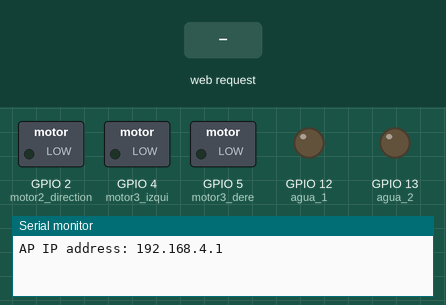
A sketch run on a simulated ESP8266 (NodeMCU). Shown: switched loads named in the sketch (green lamp = pin HIGH), output pins drawn as LEDs (lit = HIGH), the last lines printed to the serial monitor. The inputs (shaded band) are chosen by the test bench.

Above: at 3.2 s.
3.3 s: HTTP request GET /?State=F received
At 4.5 s:
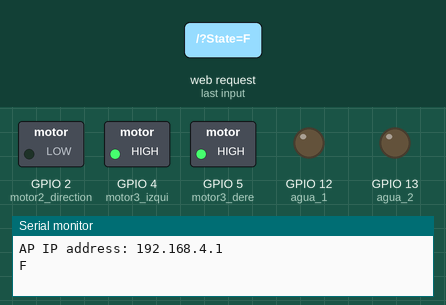
4.9 s: HTTP request GET /?State=B received
At 5.7 s:
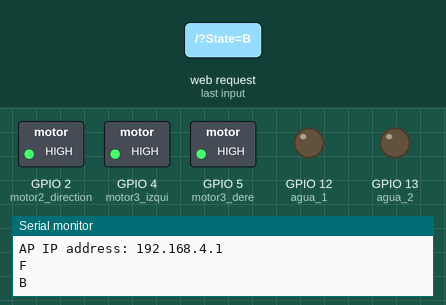
6.5 s: HTTP request GET /?State=L received
Timing chart, 0 to 9.5 s (numbered marks = the images above; inputs shaded):
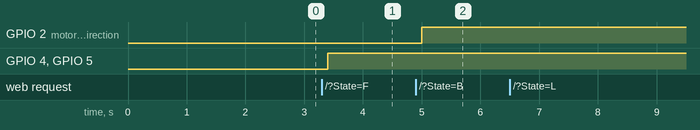

Measured:
- after the input at 3.3 s, GPIO 4 (motor3_izqui), GPIO 5 (motor3_dere): LOW → HIGH after 0.10 s
- after the input at 4.9 s, GPIO 2 (motor2_direction): LOW → HIGH after 0.10 s

The sketch:

Catamaran_motors.ino
```cpp
// motor3 - CENTRAL
// motor2 - IZQUIERDO
// motor1 - DERECHO


#include <ESP8266WiFi.h> //El wifi pa la node
#include <WiFiClient.h>  //El wifi para conectarse a un servidor (el de la node)
#include <ESP8266WebServer.h> //Para crear el servidor en la node


//El nombre y la clave de el robot
const char* ssid = "catamaran";
const char* password = "12345678";


const int agua_1 = 12; //D6 (GPI12)
const int agua_2 = 13; //D7 (GPI13)
const int motor3_dere = 5; //D1 (GPIO5)
const int motor3_izqui = 4; //D2 (GPIO4)

const int motor1_speed = 5;  // D1 - DERECHA
const int motor1_direction = 0;    // D3 - DERECHA
const int motor2_speed = 4;  // D2 - IZQUIERDA
const int motor2_direction = 2;    // D4 - IZQUIERDA


String command;  //Esto es para almanecar el valor dado cuando se presione algo


ESP8266WebServer server(80);  //Creamos un objeto servidor WEB que escuchará en el puerto 80

void setup() {
  Serial.begin(9600);
  pinMode(motor3_dere, OUTPUT);
  pinMode(motor3_izqui, OUTPUT);
  pinMode(agua_1, OUTPUT);
  pinMode(agua_2, OUTPUT);
  pinMode(motor2_speed, OUTPUT);
  pinMode(motor2_direction, OUTPUT);
  delay(2000);


// Wifi gratis :D
  WiFi.mode(WIFI_AP);           //Un solo punto de acceso
  WiFi.softAP(ssid, password);  //esto es para crear el wifi teniendo en cuenta lo valores que le di

  IPAddress myIP = WiFi.softAPIP(); //retorna la direccion IP que tiene la node
  Serial.print("AP IP address: "); //para imprimir esa string
  Serial.println(myIP); //para imprimir mi IP

 // Empezar a recibir información por medio de la web
     server.on ( "/", HTTP_handleRoot );  //Para manejar los INPUT
     server.onNotFound ( HTTP_handleRoot ); //por si alguien daña la IP en la app
     server.begin();   // Inicia el servidor para escuchar los INPUT
}


void HTTP_handleRoot(void) {
  if( server.hasArg("State") ){  //solo sucederá esto si es correcta la conexión
        Serial.println(server.arg("State"));
    }
    server.send ( 200, "text/html", "" );  //Enviar estado HTTP 200 (Ok) y enviar texto al navegador/cliente - Según StackOverfloow, es para decir QUE SÍ TA BIEN
    delay(100);
  }


void adelante() {
  digitalWrite(motor3_dere, LOW);
  digitalWrite(motor3_izqui, HIGH);

  analogWrite(motor1_speed, 255);
  analogWrite(motor2_speed, 255);
  digitalWrite(motor1_direction, LOW);
  digitalWrite(motor2_direction, LOW);
  delay(500);
}


void atras(){
  digitalWrite(motor3_dere, LOW);
  digitalWrite(motor3_izqui, HIGH);

  analogWrite(motor1_speed, 255);
  analogWrite(motor2_speed, 255);
  digitalWrite(motor1_direction, HIGH);
  digitalWrite(motor2_direction, HIGH);
  delay(500);
}


void derecha(){
  digitalWrite(motor3_dere, HIGH);
  digitalWrite(motor3_izqui, LOW);

  analogWrite(motor1_speed, 255);
  analogWrite(motor2_speed, 255);
  digitalWrite(motor1_direction, LOW);
  digitalWrite(motor2_direction, HIGH);
  delay(500);
}


void izquierda(){
  digitalWrite(motor3_dere, HIGH);
  digitalWrite(motor3_izqui, LOW);

  analogWrite(motor1_speed, 255);
  analogWrite(motor2_speed, 255);
  digitalWrite(motor1_direction, LOW);
  digitalWrite(motor2_direction, HIGH);
  delay(500);
}


void stop(){
  digitalWrite(motor3_dere, LOW);
  digitalWrite(motor3_izqui, LOW);

  digitalWrite(agua_1, LOW);
  digitalWrite(agua_2, LOW);

  analogWrite(motor1_speed, LOW);
  analogWrite(motor2_speed, LOW);
  digitalWrite(motor1_direction, LOW);
  digitalWrite(motor2_direction, LOW);
  delay(500);
}


void agua() {
  digitalWrite(agua_1, LOW);
  digitalWrite(agua_2, HIGH);
  delay(500);
}


void loop() {
      server.handleClient();      //escucha las conexiones entrantes para tenerlas en cuenta

      command = server.arg("State"); //lee el input y hacer según el valor de ese input
      if (command == "F") adelante();
      else if (command == "B") atras();
      else if (command == "L") izquierda();
      else if (command == "R") derecha();
      else if (command == "S") stop();
      else if (command == "W") agua();
}
```
